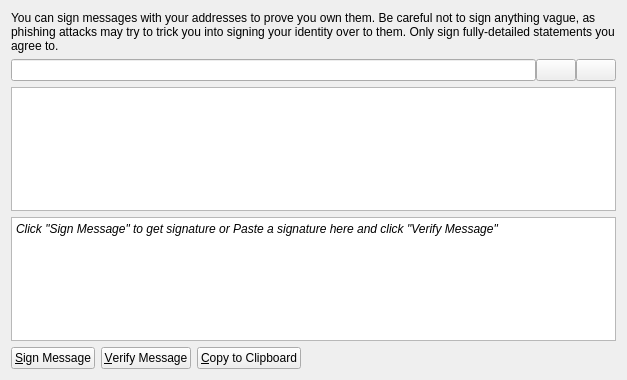
<?xml version="1.0" encoding="UTF-8"?>
<ui version="4.0">
 <class>MessagePage</class>
 <widget class="QWidget" name="MessagePage">
  <property name="geometry">
   <rect>
    <x>0</x>
    <y>0</y>
    <width>627</width>
    <height>380</height>
   </rect>
  </property>
  <property name="windowTitle">
   <string>Message</string>
  </property>
  <layout class="QVBoxLayout" name="verticalLayout">
   <item>
    <widget class="QLabel" name="labelExplanation">
     <property name="text">
      <string>You can sign messages with your addresses to prove you own them. Be careful not to sign anything vague, as phishing attacks may try to trick you into signing your identity over to them. Only sign fully-detailed statements you agree to.</string>
     </property>
     <property name="textFormat">
      <enum>Qt::AutoText</enum>
     </property>
     <property name="wordWrap">
      <bool>true</bool>
     </property>
    </widget>
   </item>
   <item>
    <layout class="QHBoxLayout" name="horizontalLayout_3">
     <property name="spacing">
      <number>0</number>
     </property>
     <item>
      <widget class="QValidatedLineEdit" name="signFrom">
       <property name="toolTip">
        <string>The address to sign the message with  (e.g. 1NS17iag9jJgTHD1VXjvLCEnZuQ3rJDE9L)</string>
       </property>
       <property name="maxLength">
        <number>54</number>
       </property>
      </widget>
     </item>
     <item>
      <widget class="QPushButton" name="addressBookButton">
       <property name="toolTip">
        <string>Choose address from address book</string>
       </property>
       <property name="text">
        <string/>
       </property>
       <property name="icon">
        <iconset resource="../Nexus.qrc">
         <normaloff>:/icons/address-book</normaloff>:/icons/address-book</iconset>
       </property>
       <property name="shortcut">
        <string>Alt+A</string>
       </property>
       <property name="autoDefault">
        <bool>false</bool>
       </property>
       <property name="flat">
        <bool>false</bool>
       </property>
      </widget>
     </item>
     <item>
      <widget class="QPushButton" name="pasteButton">
       <property name="toolTip">
        <string>Paste address from clipboard</string>
       </property>
       <property name="text">
        <string/>
       </property>
       <property name="icon">
        <iconset resource="../Nexus.qrc">
         <normaloff>:/icons/editpaste</normaloff>:/icons/editpaste</iconset>
       </property>
       <property name="shortcut">
        <string>Alt+P</string>
       </property>
       <property name="autoDefault">
        <bool>false</bool>
       </property>
      </widget>
     </item>
    </layout>
   </item>
   <item>
    <widget class="QTextEdit" name="message">
     <property name="toolTip">
      <string>Enter the message you want to sign here</string>
     </property>
     <property name="sizeHint" stdset="0">
     <size>
     <height>240</height>
     </size>
     </property>
    </widget>
   </item>
   <item>
    <widget class="QTextEdit" name="signature">
     <property name="font">
      <font>
       <italic>true</italic>
      </font>
     </property>
     <property name="sizeHint" stdset="0">
     <size>
     <height>80</height>
     </size>
     </property>
     <property name="text">
      <string>Click &quot;Sign Message&quot; to get signature or Paste a signature here and click &quot;Verify Message&quot;</string>
     </property>
     <property name="readOnly">
      <bool>false</bool>
     </property>
    </widget>
   </item>
   <item>
    <layout class="QHBoxLayout" name="horizontalLayout">
     <item>
      <widget class="QPushButton" name="signMessage">
       <property name="toolTip">
        <string>Sign a message to prove you own this address</string>
       </property>
       <property name="text">
        <string>&amp;Sign Message</string>
       </property>
       <property name="icon">
        <iconset resource="../Nexus.qrc">
         <normaloff>:/icons/edit</normaloff>:/icons/edit</iconset>
       </property>
      </widget>
     </item>
     <item>
     <widget class="QPushButton" name="verifyMessage">
       <property name="toolTip">
        <string>Generate an Address from Signature and Message.</string>
       </property>
       <property name="text">
        <string>&amp;Verify Message</string>
       </property>
       <property name="icon">
        <iconset resource="../Nexus.qrc">
         <normaloff>:/icons/synced</normaloff>:/icons/synced</iconset>
       </property>
      </widget>
     </item>
     <item>
      <widget class="QPushButton" name="copyToClipboard">
       <property name="toolTip">
        <string>Copy the current signature to the system clipboard</string>
       </property>
       <property name="text">
        <string>&amp;Copy to Clipboard</string>
       </property>
       <property name="icon">
        <iconset resource="../Nexus.qrc">
         <normaloff>:/icons/editcopy</normaloff>:/icons/editcopy</iconset>
       </property>
      </widget>
     </item>
     <item>
      <spacer name="horizontalSpacer">
       <property name="orientation">
        <enum>Qt::Horizontal</enum>
       </property>
       <property name="sizeHint" stdset="0">
        <size>
         <width>40</width>
         <height>20</height>
        </size>
       </property>
      </spacer>
     </item>
    </layout>
   </item>
  </layout>
 </widget>
 <customwidgets>
  <customwidget>
   <class>QValidatedLineEdit</class>
   <extends>QLineEdit</extends>
   <header>util/qvalidatedlineedit.h</header>
  </customwidget>
 </customwidgets>
 <resources>
  <include location="../Nexus.qrc"/>
 </resources>
 <connections/>
</ui>
